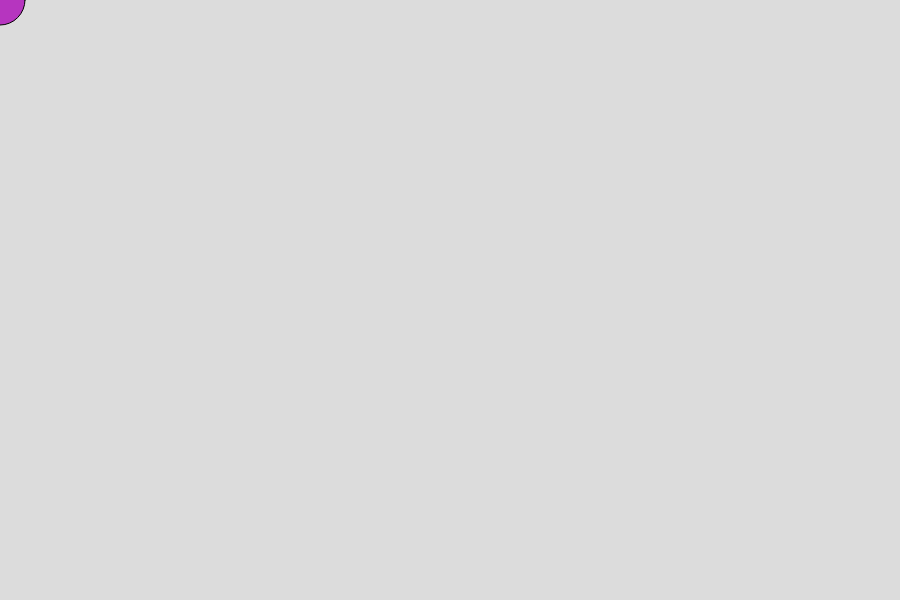
Frame 1 (no input)
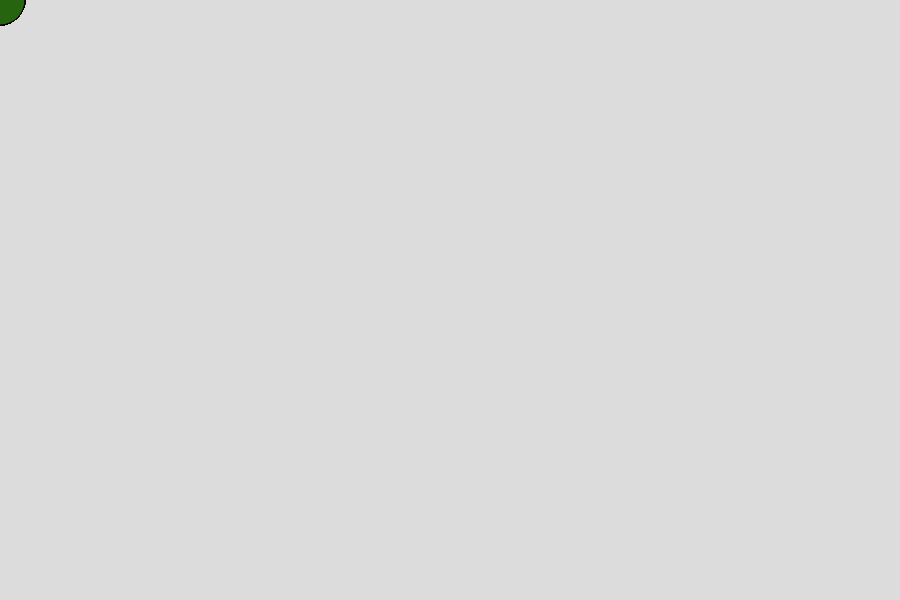
Frame 60 (no input)
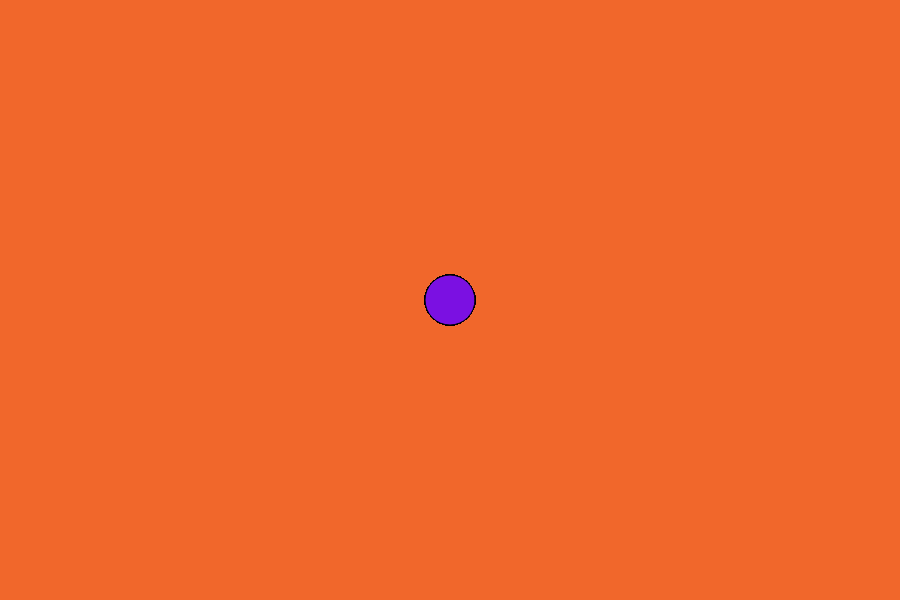
Frame 120 (the mouse pressed at the canvas centre since frame 60)

The p5.js sketch that drew these frames (run headless with seeded random() and noise() and a simulated clock; from frame 60 on, the mouse is pressed at the canvas centre):

// p5.js sketch
// ── sketch.js
function setup() {
  createCanvas(900,600);
  background(220);
}

function draw() {
  fill(random(255), random(255), random(255));
  circle(mouseX,mouseY,50);
}

function mousePressed() {
  background(random(255), random(255), random(255));
}
